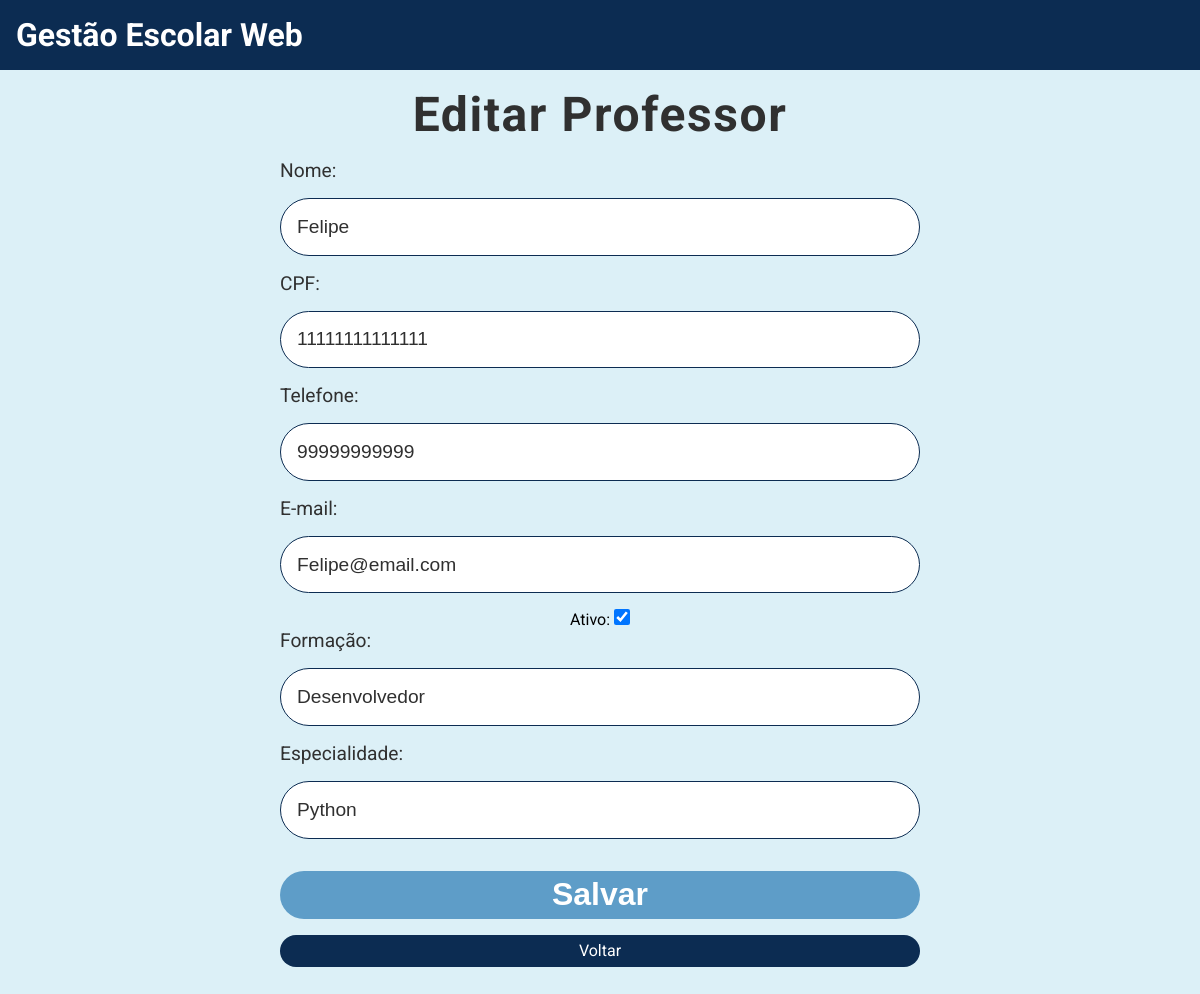
The page /editar/professor/13 on the database its author committed.
### tables this page shows
CREATE TABLE Professores (matricula INTEGER PRIMARY KEY AUTOINCREMENT, nome VARCHAR (255) NOT NULL, cpf CHAR (11) NOT NULL, telefone CHAR (11), email VARCHAR (255), ativo BOOLEAN DEFAULT (1), formacao VARCHAR (255), especialidade VARCHAR (255));

### main.py (the view, shortened to what this page needs)
@app.route("/editar/professor/<matricula>", methods=('GET', 'POST'))
def editar_professor(matricula):
    professor = Professor.listaProfessorMatricula(matricula = matricula)
    return render_template("editar_professor.html", professor=professor)

### professor.py (called while the page is built)
    @classmethod
    def listaProfessorMatricula(cls, matricula):
        conexao = sqlite3.connect("gestao_escolar.db")
        cursor = conexao.cursor()
        sql = f"""
            SELECT * FROM Professores WHERE matricula = '{matricula}'
        """
        cursor.execute(sql)
        listaProfessor = cursor.fetchone()
        conexao.close()
        return listaProfessor

### templates/editar_professor.html
{% extends "base.html" %} {% block conteudo %}
<div class="conteudo-principal">
    <h2>Editar Professor</h2>
    <div class="conteudo-formulario">
        <form method="post">
            <div class="campos-formulario">
                <label for="nome_professor">Nome:</label>
                <input
                    type="text"
                    id="nome_professor"
                    name="nome_professor"
                    value="{{ professor[1] }}"
                    required
                />
            </div>
            <div class="campos-formulario">
                <label for="cpf_professor">CPF:</label>
                <input
                    type="text"
                    id="cpf_professor"
                    name="cpf_professor"
                    value="{{ professor[2] }}"
                    required
                />
            </div>
            <div class="campos-formulario">
                <label for="telefone_professor">Telefone:</label>
                <input
                    type="text"
                    id="telefone_professor"
                    name="telefone_professor"
                    value="{{ professor[3] }}"
                />
            </div>
            <div class="campos-formulario">
                <label for="email_professor">E-mail:</label>
                <input
                    type="email"
                    id="email_professor"
                    name="email_professor"
                    value="{{ professor[4] }}"
                />
            </div>
            <div class="checkbox">
                <label for="ativo_professor">Ativo:</label>
                {% if professor[5] == 1 %}
                <input
                    type="checkbox"
                    id="ativo_professor"
                    name="ativo_professor"
                    checked
                />
                {% else %}
                <input
                    type="checkbox"
                    id="ativo_professor"
                    name="ativo_professor"
                />
                {% endif %}
            </div>
            <div class="campos-formulario">
                <label for="formacao_professor">Formação:</label>
                <input
                    type="text"
                    id="formacao_professor"
                    name="formacao_professor"
                    value="{{ professor[6] }}"
                />
            </div>
            <div class="campos-formulario">
                <label for="especialidade_professor">Especialidade:</label>
                <input
                    type="text"
                    id="especialidade_professor"
                    name="especialidade_professor"
                    value="{{ professor[7] }}"
                />
            </div>
            <button type="submit">Salvar</button>
        </form>
        <a href="/listar/professores" class="botao-primario">Voltar</a>
    </div>
</div>
{% endblock %}

### static/css/style.css (style rules this page uses)
:root { --azul-fraco: rgb(220, 240, 247); --azul-escuro: rgb(12, 44, 82); --preto: rgb(48, 48, 48); --azul-normal: rgb(94, 157, 200); --verde-normal: rgb(21, 238, 108); }
* { margin: 0; padding: 0; box-sizing: border-box; }
body { font-family: 'Roboto', sans-serif; background: var(--azul-fraco); }
a { text-decoration: none; }
.botao-primario { display: flex; background-color: var(--azul-escuro); color: #fff; width: 100%; text-align: center; justify-content: center; align-items: center; border-radius: 3rem; }
main .conteudo-principal { text-align: center; display: flex; justify-content: center; flex-direction: column; align-items: center; margin-bottom: 2rem; }
main .conteudo-principal h2 { margin: 1rem 0 1rem 0; font-size: 3rem; color: var(--preto); letter-spacing: .1rem; }
main .conteudo-principal .conteudo-formulario { width: 40rem; }
main .conteudo-principal .conteudo-formulario .campos-formulario { display: flex; flex-direction: column; }
main .conteudo-principal .conteudo-formulario .campos-formulario label { font-size: 1.2rem; color: var(--preto); text-align: left; }
main .conteudo-principal .conteudo-formulario .campos-formulario input { width: 100%; height: 3.6rem; border-radius: 2rem; margin: 1rem 0 1rem 0; padding: 1rem; color: var(--preto); font-size: 1.2rem; border: 1px solid var(--azul-escuro); }
main .conteudo-principal .conteudo-formulario input[type=checkbox] { width: 1rem; height: 1rem; }
main .conteudo-principal .conteudo-formulario button { background: var(--azul-normal); color: #fff; width: 100%; height: 3rem; text-align: center; border-radius: 3rem; margin: 1rem 0 1rem 0; border: none; font-size: 2rem; font-weight: 700; cursor: pointer; }
main .conteudo-principal .conteudo-formulario .botao-primario { height: 2rem; font-size: 1rem; font-weight: 400; }

### rows shown on the page
Professores: nome_professor "Felipe", cpf_professor "11111111111111", telefone_professor "99999999999", email_professor "Felipe@email.com", formacao_professor "Desenvolvedor", especialidade_professor "Python"
